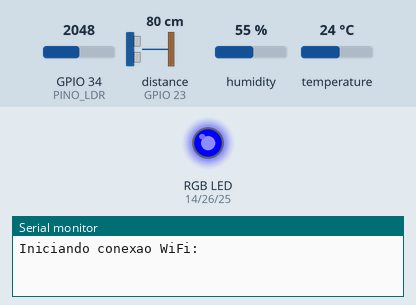
Simulated run of this sketch. Board: ESP32. Shown: an RGB LED mixed from three pins (HIGH = lit), the last lines printed to the serial monitor. Wiring (inferred from the names in the program): ultrasonic range finder: trigger GPIO 22; echo GPIO 23. The inputs (shaded band) are chosen by the test bench; at power-on: distance to the obstacle (sensor on GPIO 23) 80 cm, GPIO 34 (PINO_LDR) = 2048, humidity 55 %, temperature 24 °C. The echo pulse lasts 58.3 µs per cm; WiFi joins after 1.5 s; servers stay silent unless stated; no MQTT or app messages arrive unless stated; not simulated (calls return 0 or success): env.h; names the files do not define were given values by the test bench: BROKER_PORT = 1883; pins used as bus, display or sensor lines are not drawn.

Above: at 0.1 s.
At 2.7 s:
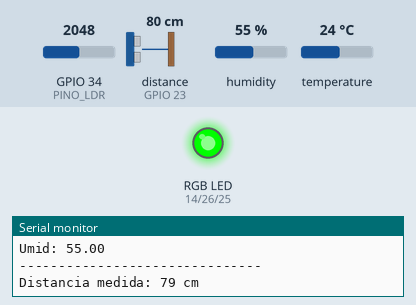
2.8 s: distance to the obstacle (sensor on GPIO 23) set to 34 cm
8.8 s: distance to the obstacle (sensor on GPIO 23) set to 26 cm
At 13.0 s:
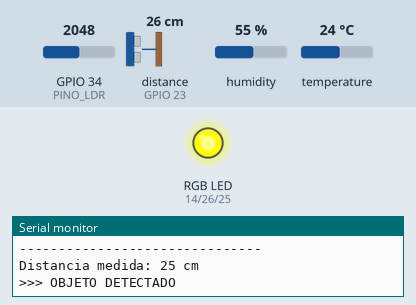
Timing chart, 0 to 14.5 s (numbered marks = the images above; inputs shaded):
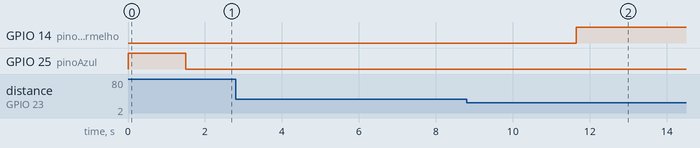

The sketch:

S1.ino
```cpp
// Bibliotecas necessárias para WiFi, MQTT e sensor DHT
#include <WiFi.h>
#include <WiFiClientSecure.h>
#include <PubSubClient.h>
#include <DHT.h>
#include "env.h" // Arquivo que guarda senhas e informações sensíveis (SSID, senhas, broker, etc.)

// Definições dos pinos dos sensores
#define PINO_LDR 34       // Sensor de luminosidade (LDR)
#define PINO_DHT 4        // Sensor de temperatura e umidade (DHT)
#define PINO_TRIGGER 22   // Pino de envio do sinal ultrassônico
#define PINO_ECHO 23      // Pino de recepção do sinal ultrassônico
#define TIPO_DHT DHT11    // Tipo do sensor DHT

// Pinos do LED RGB
const byte pinoVermelho = 14;
const byte pinoVerde = 26;
const byte pinoAzul = 25;

// Criação dos objetos dos sensores e comunicação
DHT sensorDHT(PINO_DHT, TIPO_DHT);
WiFiClientSecure clienteWifi;
PubSubClient clienteMqtt(clienteWifi);

// Variáveis de controle
int distanciaAtual = 0;
bool estadoPresencaAnterior = false;

// Função para definir a cor do LED RGB
void definirCorLed(byte r, byte g, byte b) {
  ledcWrite(pinoVermelho, r);
  ledcWrite(pinoVerde, g);
  ledcWrite(pinoAzul, b);
}

// Função para medir a distância com o sensor ultrassônico
int medirDistancia(byte pino_echo, byte pino_trigger) {
  digitalWrite(pino_trigger, LOW);
  delayMicroseconds(2);
  digitalWrite(pino_trigger, HIGH);
  delayMicroseconds(10);
  digitalWrite(pino_trigger, LOW);

  unsigned long duracao = pulseIn(pino_echo, HIGH, 30000); // Mede o tempo do eco
  if (duracao == 0) return -1; // Caso não haja retorno
  return (duracao * 0.0343) / 2; // Converte tempo em distância (cm)
}

// Função para conectar o ESP32 ao Wi-Fi
void conectarWifi() {
  Serial.print("Iniciando conexao WiFi: ");
  Serial.println(SSID);
  definirCorLed(0, 0, 255); // LED azul = tentando conectar
  WiFi.begin(SSID, PASS);

  while (WiFi.status() != WL_CONNECTED) {
    delay(500);
    Serial.print(".");
  }

  // Conectado com sucesso
  Serial.println("\nWiFi conectado com sucesso!");
  Serial.print("IP obtido: ");
  Serial.println(WiFi.localIP());
  definirCorLed(0, 255, 0); // LED verde = conectado
}

// Função para reconectar ao servidor MQTT se cair a conexão
void reconectarBroker() {
  while (!clienteMqtt.connected()) {
    Serial.print("Estabelecendo conexao MQTT... ");
    if (clienteMqtt.connect("ESP32_S1", BROKER_USER_NAME, BROKER_USER_PASS)) {
      Serial.println("Broker MQTT conectado!");
      definirCorLed(0, 255, 0); // LED verde = conectado
    } else {
      Serial.print("Erro na conexao (codigo=");
      Serial.print(clienteMqtt.state());
      Serial.println("). Nova tentativa em 5s...");
      delay(5000);
    }
  }
}

// Configuração inicial do sistema
void setup() {
  Serial.begin(115200);
  pinMode(PINO_LDR, INPUT);        // Configura LDR como entrada
  sensorDHT.begin();               // Inicializa o DHT
  pinMode(PINO_TRIGGER, OUTPUT);   // Trigger como saída
  pinMode(PINO_ECHO, INPUT);       // Echo como entrada

  // Configura PWM dos pinos do LED RGB
  ledcAttach(pinoVermelho, 5000, 8);
  ledcAttach(pinoVerde, 5000, 8);
  ledcAttach(pinoAzul, 5000, 8);
  definirCorLed(255, 0, 0); // LED vermelho = inicializando

  conectarWifi(); // Conecta ao Wi-Fi
  clienteWifi.setInsecure(); // Ignora certificados SSL (modo inseguro)
  clienteMqtt.setServer(BROKER_URL, BROKER_PORT); // Configura o servidor MQTT
}

// Loop principal do programa
void loop() {
  // Verifica se o MQTT está conectado
  if (!clienteMqtt.connected()) {
    reconectarBroker();
  }
  clienteMqtt.loop();

  // Lê os valores dos sensores
  int valorLuminosidade = analogRead(PINO_LDR);
  float valorTemperatura = sensorDHT.readTemperature();
  float valorUmidade = sensorDHT.readHumidity();

  // Envia os dados para o broker MQTT
  char bufferLuz[10];
  sprintf(bufferLuz, "%d", valorLuminosidade);
  clienteMqtt.publish(TOPIC3, bufferLuz);

  char bufferTemp[10];
  dtostrf(valorTemperatura, 4, 1, bufferTemp);
  clienteMqtt.publish(TOPIC1, bufferTemp);

  char bufferUmi[10];
  dtostrf(valorUmidade, 4, 1, bufferUmi);
  clienteMqtt.publish(TOPIC2, bufferUmi);

  // Mostra os dados no monitor serial
  Serial.println("Dados transmitidos:");
  Serial.print("Luz: "); Serial.println(valorLuminosidade);
  Serial.print("Temp: "); Serial.println(valorTemperatura);
  Serial.print("Umid: "); Serial.println(valorUmidade);
  Serial.println("-------------------------------");

  // Mede distância com o sensor ultrassônico
  distanciaAtual = medirDistancia(PINO_ECHO, PINO_TRIGGER);
  if (distanciaAtual > 0) {
    Serial.print("Distancia medida: ");
    Serial.print(distanciaAtual);
    Serial.println(" cm");
  }

  // Verifica se há presença de um objeto até 30 cm de distância
  bool presencaDetectada = (distanciaAtual > 0 && distanciaAtual < 30);

  // Só envia mensagem se o estado mudou (evita repetições desnecessárias)
  if (presencaDetectada != estadoPresencaAnterior) {
    if (presencaDetectada) {
      clienteMqtt.publish(TOPIC4, "1");
      Serial.println(">>> OBJETO DETECTADO");
      definirCorLed(255, 255, 0); // LED amarelo = presença
    } else {
      clienteMqtt.publish(TOPIC4, "0");
      Serial.println(">>> OBJETO AUSENTE");
      definirCorLed(0, 255, 0);   // LED verde = ausência
    }
    estadoPresencaAnterior = presencaDetectada;
  }

  delay(5000); // Espera 5 segundos antes da próxima leitura
}
```

Measured:
- the behaviour switches between 31 and 30 cm on distance to the obstacle (sensor on GPIO 23) (found by bisection; images 1 and 2)
- after the input at 8.8 s, GPIO 14 (pinoVermelho): LOW → HIGH after 2.8 s
